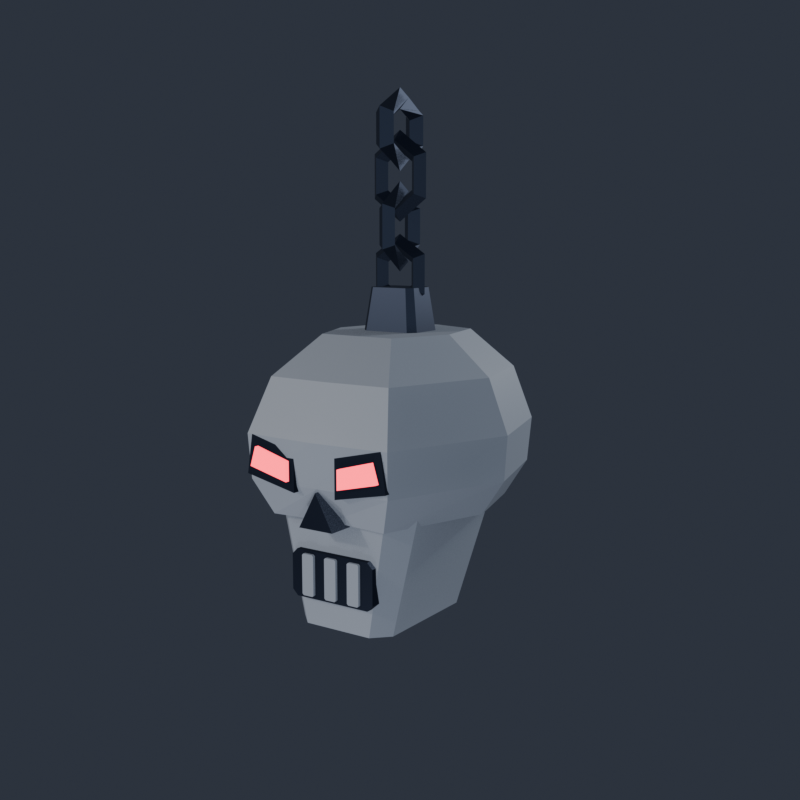
#> input picture art-source/charms/AceSkull/review/front_34.png, 800 x 800 px, found by its file name; its folder holds only this picture in this run
$ python make_sheets.py
#> lines starting #> are read from the running program, lines starting #| are printed output that depends on the picture
"""Combine individual charm review renders into labeled 4x2 contact sheets."""

import os
from PIL import Image, ImageDraw, ImageFont

REPO = r"C:\Users\charl\Documents\GauntletGame\GlitchedGauntletGame"
ROOT = os.path.join(REPO, "art-source", "charms")
CHARMS = [
    ("ArcadeToken", "ARCADE TOKEN (Common)"),
    ("IceCube", "ICE CUBE (Rare)"),
    ("Joystick", "JOYSTICK (Rare)"),
    ("PixelHeart", "PIXEL HEART (Rare)"),
    ("SnowflakeShard", "SNOWFLAKE SHARD (Rare)"),
    ("GameCartridge", "GAME CARTRIDGE (Epic)"),
    ("ThunderOrb", "THUNDER ORB (Epic)"),
    ("HighScore", "HIGH SCORE (Legendary)"),
]


def make_sheet(shot_name: str, out_name: str):
#> called with shot_name = 'front_34', out_name = 'review_all_8.png'
    cell_w, cell_h = 520, 560
    cols, rows = 4, 2
    canvas = Image.new("RGB", (cell_w * cols, cell_h * rows), (18, 21, 28))
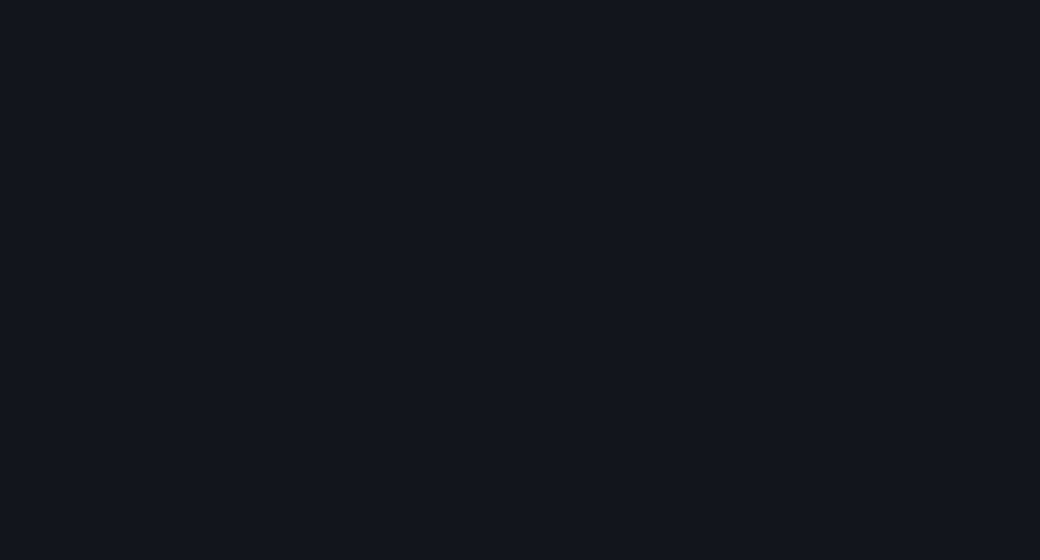
#> canvas: PIL image 2080x1120 RGB (shown at 1/2 size); mean R, G, B 18, 21, 28
    draw = ImageDraw.Draw(canvas)
    try:
        font = ImageFont.truetype("arialbd.ttf", 22)
    except Exception:
        font = ImageFont.load_default()

    for idx, (cid, label) in enumerate(CHARMS):
        r, c = divmod(idx, cols)
        x0, y0 = c * cell_w, r * cell_h
        img_path = os.path.join(ROOT, cid, "review", f"{shot_name}.png")
        if os.path.exists(img_path):
            im = Image.open(img_path).convert("RGB").resize((cell_w - 8, cell_w - 8), Image.Resampling.LANCZOS)
            canvas.paste(im, (x0 + 4, y0 + 4))
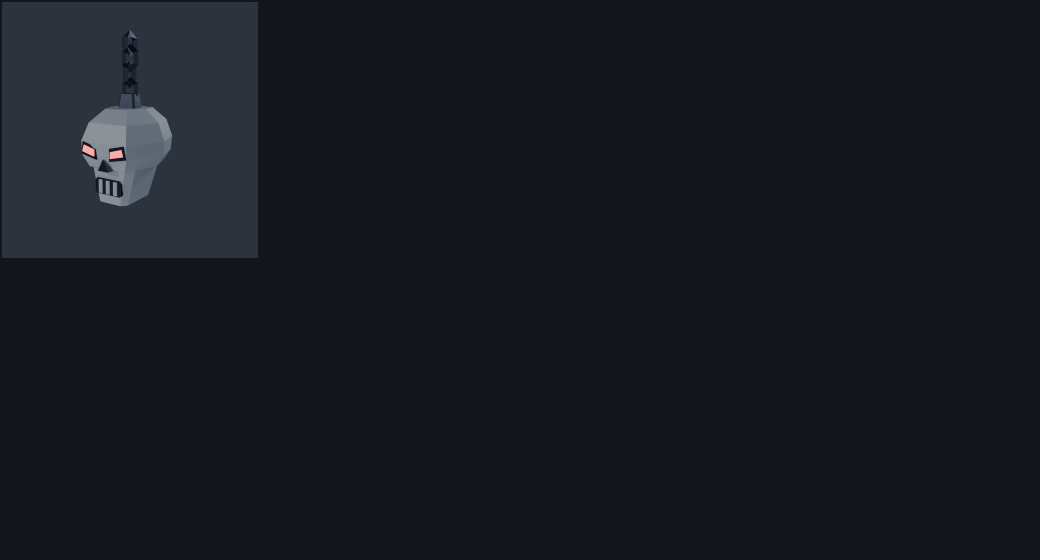
#> canvas: PIL image 2080x1120 RGB (shown at 1/2 size); mean R, G, B 21.6, 25.1, 32.5
        draw.rectangle([x0 + 4, y0 + cell_w - 4, x0 + cell_w - 4, y0 + cell_h - 4], fill=(26, 30, 40))
        draw.text((x0 + 16, y0 + cell_w + 6), label, fill=(240, 244, 250), font=font)

    out_path = os.path.join(ROOT, out_name)
    canvas.save(out_path)
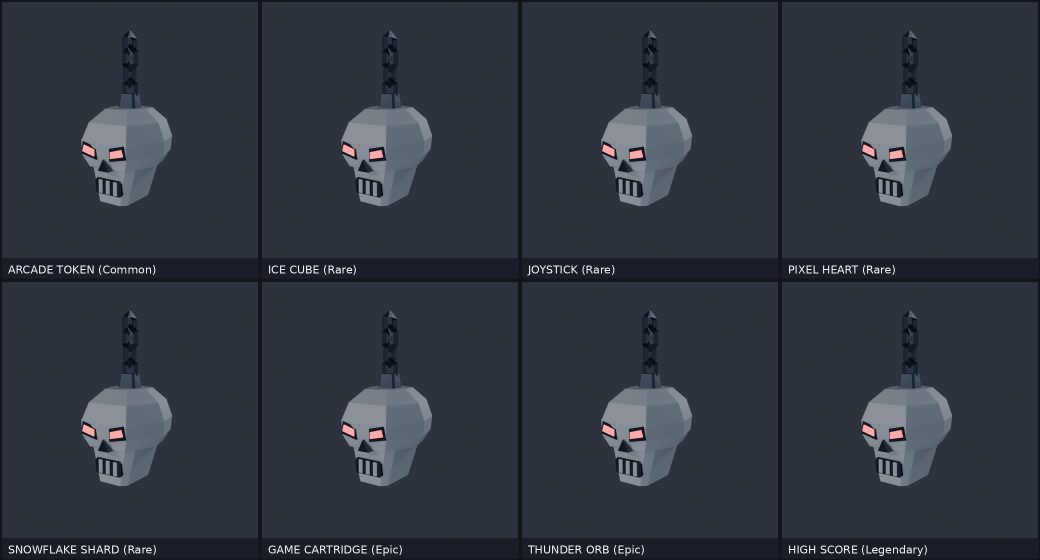
#> saved as review_all_8.png: PIL image 2080x1120 RGB (shown at 1/2 size); mean R, G, B 48.5, 55.1, 65.5
    return out_path


if __name__ == "__main__":
    p1 = make_sheet("front_34", "review_all_8.png")
    p2 = make_sheet("side", "review_sides_8.png")
#> call 2 of make_sheet, with shot_name = 'side', out_name = 'review_sides_8.png'
#> in make_sheet (call 2), `canvas.save(out_path)`:
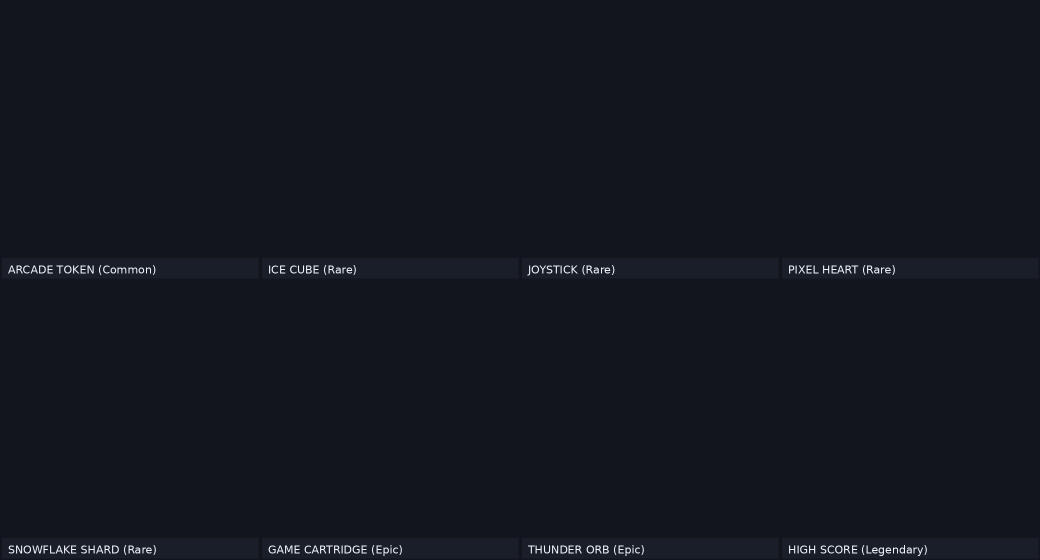
#> saved as review_sides_8.png: PIL image 2080x1120 RGB (shown at 1/2 size); mean R, G, B 19.5, 22.5, 29.7
    p3 = make_sheet("closeup_join", "review_joins_8.png")
    print("WROTE", p1, p2, p3)
#> (printed output is left out)
